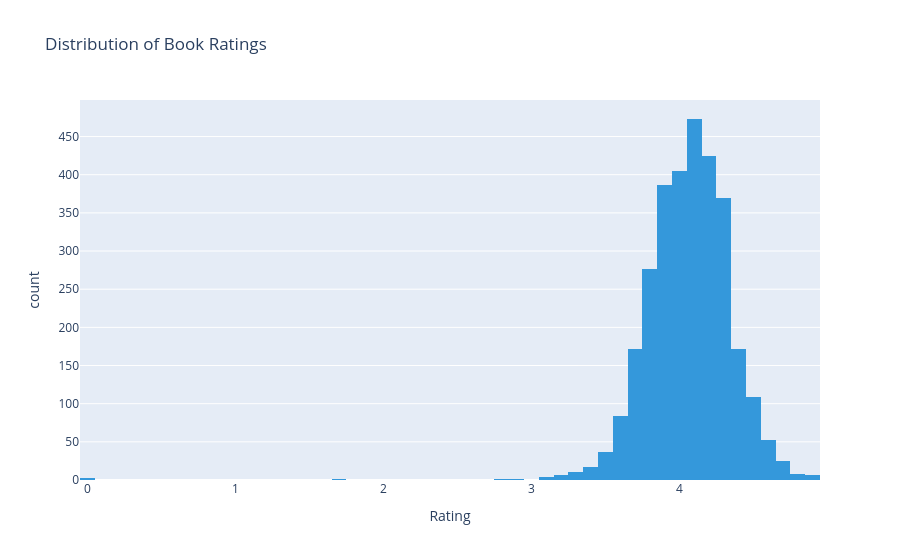
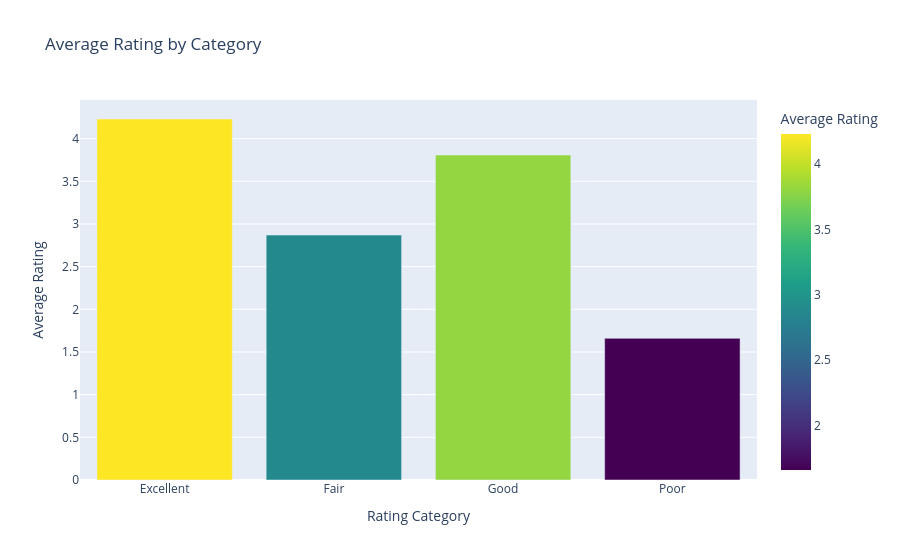
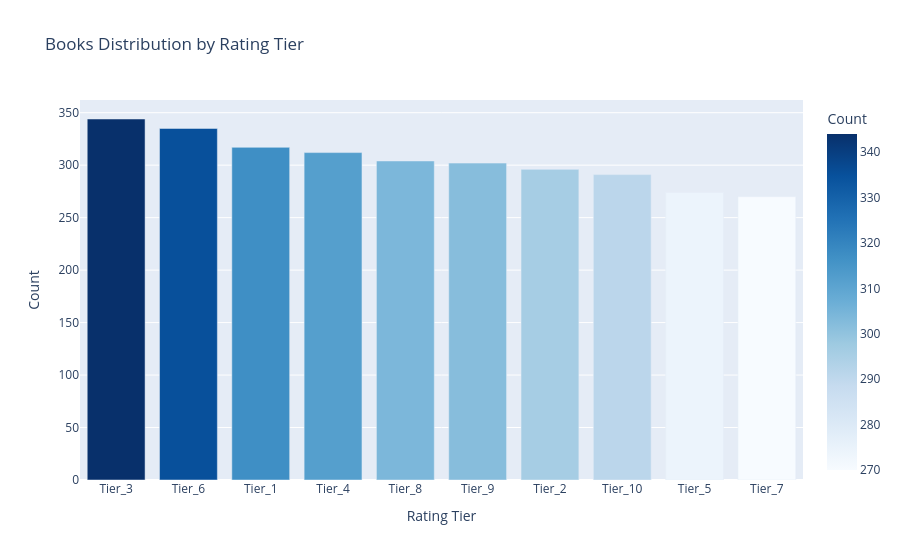
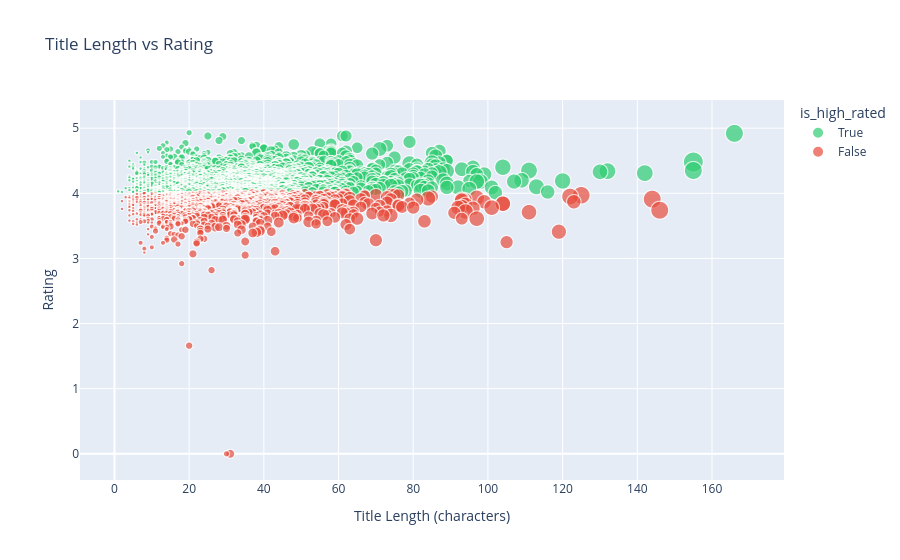

Write notebook code for charts like these, in order.
### Code cell
# EDA Visualizations

# 1. Rating Distribution
fig = px.histogram(books, x='rating', nbins=50, 
                   title='Distribution of Book Ratings',
                   labels={'rating': 'Rating', 'count': 'Number of Books'},
                   color_discrete_sequence=['#3498db'])
fig.show()

# 2. Rating by Rating Category
rating_category_stats = books.groupby('rating_category')['rating'].agg(['mean', 'count']).reset_index()
fig = px.bar(rating_category_stats, x='rating_category', y='mean',
             hover_data=['count'], title='Average Rating by Category',
             labels={'mean': 'Average Rating', 'rating_category': 'Rating Category'},
             color='mean', color_continuous_scale='Viridis')
fig.show()

# 3. Rating Tier Distribution
rating_tier_count = books['rating_tier'].value_counts().reset_index()
rating_tier_count.columns = ['rating_tier', 'count']
fig = px.bar(rating_tier_count, x='rating_tier', y='count',
             title='Books Distribution by Rating Tier',
             labels={'rating_tier': 'Rating Tier', 'count': 'Count'},
             color='count', color_continuous_scale='Blues')
fig.show()

# 4. Title Length vs Rating
fig = px.scatter(books, x='title_length', y='rating', 
                 color='is_high_rated', size='word_count',
                 title='Title Length vs Rating',
                 labels={'title_length': 'Title Length (characters)', 'rating': 'Rating'},
                 hover_data=['author', 'title'],
                 color_discrete_map={True: '#2ecc71', False: '#e74c3c'})
fig.show()

# 5. Word Count vs Rating
fig = px.scatter(books, x='word_count', y='rating',
                 color='rating_category', size='author_count',
                 title='Word Count vs Rating',
                 labels={'word_count': 'Word Count', 'rating': 'Rating'})
fig.show()

### Figure 1 — Plotly figure (JSON) as saved in the notebook; plotly's stock layout.template omitted (floating-point values rounded to 4 significant figures; data arrays with more than 128 entries replaced by an {"elided": "..."} marker saying what was removed)
{"data": [{"bingroup": "x", "hovertemplate": "Rating=%{x}<br>count=%{y}<extra></extra>", "legendgroup": "", "marker": {"color": "#3498db", "pattern": {"shape": ""}}, "name": "", "nbinsx": 50, "orientation": "v", "showlegend": false, "type": "histogram", "x": {"elided": "3045 float values"}, "xaxis": "x", "yaxis": "y"}], "layout": {"barmode": "relative", "legend": {"tracegroupgap": 0}, "title": {"text": "Distribution of Book Ratings"}, "xaxis": {"anchor": "y", "domain": [0, 1], "title": {"text": "Rating"}}, "yaxis": {"anchor": "x", "domain": [0, 1], "title": {"text": "count"}}}}

### Figure 2 — Plotly figure (JSON) as saved in the notebook; plotly's stock layout.template omitted (floating-point values rounded to 4 significant figures)
{"data": [{"customdata": [[1828], [2], [1212], [1]], "hovertemplate": "Rating Category=%{x}<br>Average Rating=%{marker.color}<br>count=%{customdata[0]}<extra></extra>", "legendgroup": "", "marker": {"color": [4.23, 2.87, 3.808, 1.66], "coloraxis": "coloraxis", "pattern": {"shape": ""}}, "name": "", "orientation": "v", "showlegend": false, "textposition": "auto", "type": "bar", "x": ["Excellent", "Fair", "Good", "Poor"], "xaxis": "x", "y": [4.23, 2.87, 3.808, 1.66], "yaxis": "y"}], "layout": {"barmode": "relative", "coloraxis": {"colorbar": {"title": {"text": "Average Rating"}}, "colorscale": [[0, "#440154"], [0.1111, "#482878"], [0.2222, "#3e4989"], [0.3333, "#31688e"], [0.4444, "#26828e"], [0.5556, "#1f9e89"], [0.6667, "#35b779"], [0.7778, "#6ece58"], [0.8889, "#b5de2b"], [1, "#fde725"]]}, "legend": {"tracegroupgap": 0}, "title": {"text": "Average Rating by Category"}, "xaxis": {"anchor": "y", "domain": [0, 1], "title": {"text": "Rating Category"}}, "yaxis": {"anchor": "x", "domain": [0, 1], "title": {"text": "Average Rating"}}}}

### Figure 3 — Plotly figure (JSON) as saved in the notebook; plotly's stock layout.template omitted (floating-point values rounded to 4 significant figures)
{"data": [{"hovertemplate": "Rating Tier=%{x}<br>Count=%{marker.color}<extra></extra>", "legendgroup": "", "marker": {"color": [344, 335, 317, 312, 304, 302, 296, 291, 274, 270], "coloraxis": "coloraxis", "pattern": {"shape": ""}}, "name": "", "orientation": "v", "showlegend": false, "textposition": "auto", "type": "bar", "x": ["Tier_3", "Tier_6", "Tier_1", "Tier_4", "Tier_8", "Tier_9", "Tier_2", "Tier_10", "Tier_5", "Tier_7"], "xaxis": "x", "y": [344, 335, 317, 312, 304, 302, 296, 291, 274, 270], "yaxis": "y"}], "layout": {"barmode": "relative", "coloraxis": {"colorbar": {"title": {"text": "Count"}}, "colorscale": [[0, "rgb(247,251,255)"], [0.125, "rgb(222,235,247)"], [0.25, "rgb(198,219,239)"], [0.375, "rgb(158,202,225)"], [0.5, "rgb(107,174,214)"], [0.625, "rgb(66,146,198)"], [0.75, "rgb(33,113,181)"], [0.875, "rgb(8,81,156)"], [1, "rgb(8,48,107)"]]}, "legend": {"tracegroupgap": 0}, "title": {"text": "Books Distribution by Rating Tier"}, "xaxis": {"anchor": "y", "domain": [0, 1], "title": {"text": "Rating Tier"}}, "yaxis": {"anchor": "x", "domain": [0, 1], "title": {"text": "Count"}}}}

### Figure 4 — Plotly figure (JSON) as saved in the notebook; plotly's stock layout.template omitted (floating-point values rounded to 4 significant figures; data arrays with more than 128 entries replaced by an {"elided": "..."} marker saying what was removed)
{"data": [{"customdata": {"elided": "1828x2 str values"}, "hovertemplate": "is_high_rated=True<br>Title Length (characters)=%{x}<br>Rating=%{y}<br>word_count=%{marker.size}<br>author=%{customdata[0]}<br>title=%{customdata[1]}<extra></extra>", "legendgroup": "True", "marker": {"color": "#2ecc71", "size": {"elided": "1828 int values"}, "sizemode": "area", "sizeref": 0.0725, "symbol": "circle"}, "mode": "markers", "name": "True", "showlegend": true, "type": "scattergl", "x": {"elided": "1828 int values"}, "xaxis": "x", "y": {"elided": "1828 float values"}, "yaxis": "y"}, {"customdata": {"elided": "1217x2 str values"}, "hovertemplate": "is_high_rated=False<br>Title Length (characters)=%{x}<br>Rating=%{y}<br>word_count=%{marker.size}<br>author=%{customdata[0]}<br>title=%{customdata[1]}<extra></extra>", "legendgroup": "False", "marker": {"color": "#e74c3c", "size": {"elided": "1217 int values"}, "sizemode": "area", "sizeref": 0.0725, "symbol": "circle"}, "mode": "markers", "name": "False", "showlegend": true, "type": "scattergl", "x": {"elided": "1217 int values"}, "xaxis": "x", "y": {"elided": "1217 float values"}, "yaxis": "y"}], "layout": {"legend": {"itemsizing": "constant", "title": {"text": "is_high_rated"}, "tracegroupgap": 0}, "title": {"text": "Title Length vs Rating"}, "xaxis": {"anchor": "y", "domain": [0, 1], "title": {"text": "Title Length (characters)"}}, "yaxis": {"anchor": "x", "domain": [0, 1], "title": {"text": "Rating"}}}}
